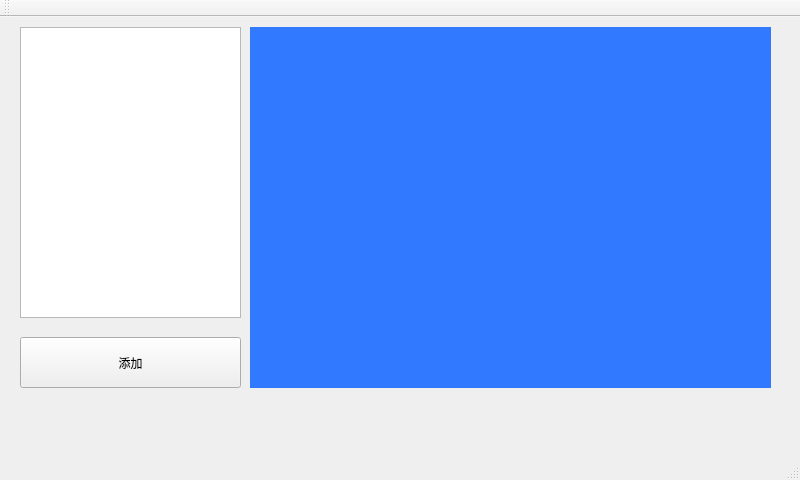
<?xml version="1.0" encoding="UTF-8"?>
<ui version="4.0">
 <class>Qmplayer</class>
 <widget class="QMainWindow" name="Qmplayer">
  <property name="geometry">
   <rect>
    <x>0</x>
    <y>0</y>
    <width>800</width>
    <height>480</height>
   </rect>
  </property>
  <property name="windowTitle">
   <string>Qmplayer</string>
  </property>
  <widget class="QWidget" name="centralWidget">
   <widget class="QListWidget" name="listWidget">
    <property name="geometry">
     <rect>
      <x>20</x>
      <y>10</y>
      <width>221</width>
      <height>291</height>
     </rect>
    </property>
   </widget>
   <widget class="QPushButton" name="addBtn">
    <property name="geometry">
     <rect>
      <x>20</x>
      <y>320</y>
      <width>221</width>
      <height>51</height>
     </rect>
    </property>
    <property name="text">
     <string>添加</string>
    </property>
   </widget>
   <widget class="QLabel" name="show_label">
    <property name="geometry">
     <rect>
      <x>250</x>
      <y>10</y>
      <width>521</width>
      <height>361</height>
     </rect>
    </property>
    <property name="styleSheet">
     <string notr="true">background-color: rgb(49, 121, 255);</string>
    </property>
    <property name="text">
     <string/>
    </property>
   </widget>
  </widget>
  <widget class="QMenuBar" name="menuBar">
   <property name="geometry">
    <rect>
     <x>0</x>
     <y>0</y>
     <width>800</width>
     <height>26</height>
    </rect>
   </property>
  </widget>
  <widget class="QToolBar" name="mainToolBar">
   <attribute name="toolBarArea">
    <enum>TopToolBarArea</enum>
   </attribute>
   <attribute name="toolBarBreak">
    <bool>false</bool>
   </attribute>
  </widget>
  <widget class="QStatusBar" name="statusBar"/>
 </widget>
 <layoutdefault spacing="6" margin="11"/>
 <resources/>
 <connections/>
</ui>
